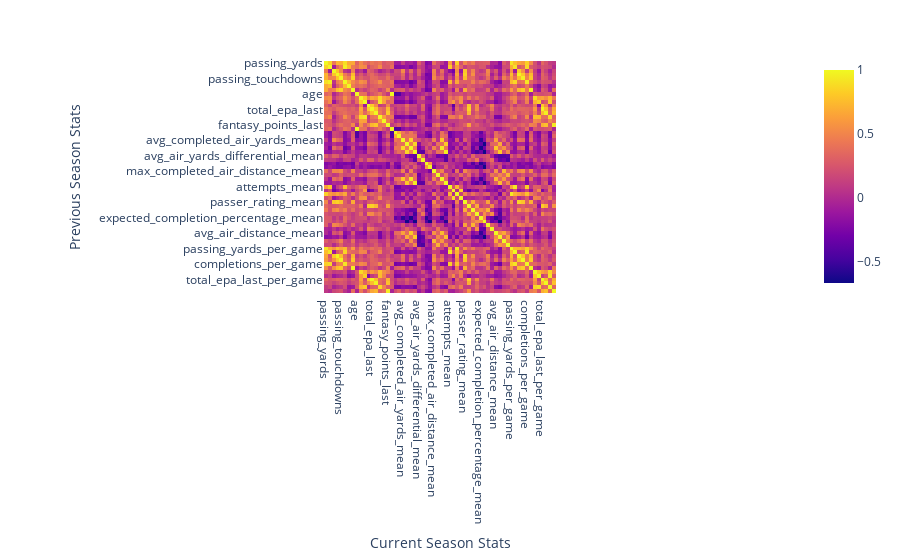

The notebook cell saved with this chart:
### Code cell
corr_mat, x, y = create_correlation_matrix(df, x, y)
plot_correlation_matrix(corr_mat, x, y, "/per-game/all")

### Figure 1 — Plotly figure (JSON) as saved in the notebook; plotly's stock layout.template omitted (floating-point values rounded to 4 significant figures; data arrays with more than 128 entries replaced by an {"elided": "..."} marker saying what was removed)
{"data": [{"coloraxis": "coloraxis", "hovertemplate": "Current Season Stats: %{x}<br>Previous Season Stats: %{y}<br>color: %{z}<extra></extra>", "name": "0", "texttemplate": "%{z}", "type": "heatmap", "x": ["passing_yards", "passing_attempts", "yards_per_pass", "total_epa", "passing_touchdowns", "completions", "games", "fantasy_points", "age", "passing_yards_last", "passing_attempts_last", "yards_per_pass_last", "total_epa_last", "passing_touchdowns_last", "completions_last", "games_last", "fantasy_points_last", "age_last", "avg_time_to_throw_mean", "avg_time_to_throw_mean_last", "avg_completed_air_yards_mean", "avg_completed_air_yards_mean_last", "avg_intended_air_yards_mean", "avg_intended_air_yards_mean_last", "avg_air_yards_differential_mean", "avg_air_yards_differential_mean_last", "aggressiveness_mean", "aggressiveness_mean_last", "max_completed_air_distance_mean", "max_completed_air_distance_mean_last", "avg_air_yards_to_sticks_mean", "avg_air_yards_to_sticks_mean_last", "attempts_mean", "attempts_mean_last", "pass_yards_mean", "pass_yards_mean_last", "passer_rating_mean", "passer_rating_mean_last", "completion_percentage_mean", "completion_percentage_mean_last", "expected_completion_percentage_mean", "expected_completion_percentage_mean_last", "completion_percentage_above_expectation_mean", "completion_percentage_above_expectation_mean_last", "avg_air_distance_mean", "avg_air_distance_mean_last", "max_air_distance_mean", "max_air_distance_mean_last", "passing_yards_per_game", "passing_attempts_per_game", "total_epa_per_game", "passing_touchdowns_per_game", "completions_per_game", "fantasy_points_per_game", "passing_yards_last_per_game", "passing_attempts_last_per_game", "total_epa_last_per_game", "passing_touchdowns_last_per_game", "completions_last_per_game", "fantasy_points_last_per_game"], "xaxis": "x", "y": ["passing_yards", "passing_attempts", "yards_per_pass", "total_epa", "passing_touchdowns", "completions", "games", "fantasy_points", "age", "passing_yards_last", "passing_attempts_last", "yards_per_pass_last", "total_epa_last", "passing_touchdowns_last", "completions_last", "games_last", "fantasy_points_last", "age_last", "avg_time_to_throw_mean", "avg_time_to_throw_mean_last", "avg_completed_air_yards_mean", "avg_completed_air_yards_mean_last", "avg_intended_air_yards_mean", "avg_intended_air_yards_mean_last", "avg_air_yards_differential_mean", "avg_air_yards_differential_mean_last", "aggressiveness_mean", "aggressiveness_mean_last", "max_completed_air_distance_mean", "max_completed_air_distance_mean_last", "avg_air_yards_to_sticks_mean", "avg_air_yards_to_sticks_mean_last", "attempts_mean", "attempts_mean_last", "pass_yards_mean", "pass_yards_mean_last", "passer_rating_mean", "passer_rating_mean_last", "completion_percentage_mean", "completion_percentage_mean_last", "expected_completion_percentage_mean", "expected_completion_percentage_mean_last", "completion_percentage_above_expectation_mean", "completion_percentage_above_expectation_mean_last", "avg_air_distance_mean", "avg_air_distance_mean_last", "max_air_distance_mean", "max_air_distance_mean_last", "passing_yards_per_game", "passing_attempts_per_game", "total_epa_per_game", "passing_touchdowns_per_game", "completions_per_game", "fantasy_points_per_game", "passing_yards_last_per_game", "passing_attempts_last_per_game", "total_epa_last_per_game", "passing_touchdowns_last_per_game", "completions_last_per_game", "fantasy_points_last_per_game"], "yaxis": "y", "z": {"elided": "60x60 float values"}}], "layout": {"coloraxis": {"colorscale": [[0, "#0d0887"], [0.1111, "#46039f"], [0.2222, "#7201a8"], [0.3333, "#9c179e"], [0.4444, "#bd3786"], [0.5556, "#d8576b"], [0.6667, "#ed7953"], [0.7778, "#fb9f3a"], [0.8889, "#fdca26"], [1, "#f0f921"]]}, "margin": {"t": 60}, "xaxis": {"anchor": "y", "constrain": "domain", "domain": [0, 1], "scaleanchor": "y", "title": {"text": "Current Season Stats"}}, "yaxis": {"anchor": "x", "autorange": "reversed", "constrain": "domain", "domain": [0, 1], "title": {"text": "Previous Season Stats"}}}}
